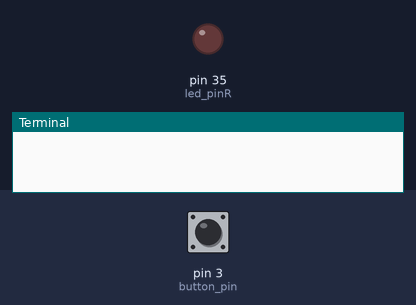
This program was run on a simulated Raspberry Pi (header pin numbers). Parts: output pins drawn as LEDs (lit = HIGH), the last lines printed to the terminal. The inputs (shaded band) are chosen by the test bench; at power-on: pin 3 (button_pin) HIGH.

Above: at 1.2 s.
1.3 s: pin 3 (button_pin) pulled LOW for 0.15 s
At 1.76 s:
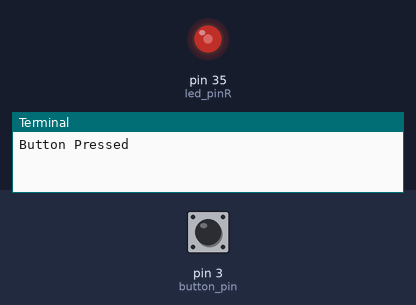
At 2.36 s:
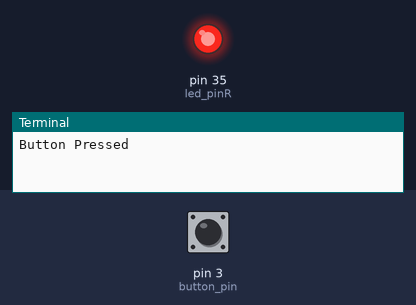
4.3 s: pin 3 (button_pin) pulled LOW for 1 s
At 5.06 s:
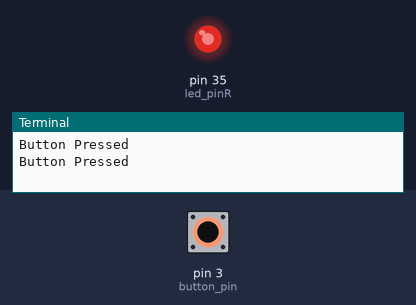
Timing chart, 0 to 7.8 s (numbered marks = the images above; inputs shaded):
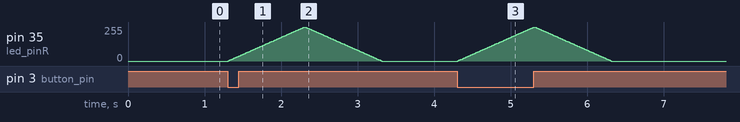

Measured:
- after the input at 1.3 s, pin 35 (led_pinR): rises from 0/255 to 255/255 in 0.99 s, then falls to 0/255 in 1.0 s
- after the input at 4.3 s, pin 35 (led_pinR): rises from 0/255 to 255/255 in 0.99 s, then falls to 0/255 in 1.0 s

The program:

GPIO_Button_LED_Example.py
```python
# coding=utf-8
import time
import RPi.GPIO as GPIO

# Raspberry Pi 3번 핀을 버튼 입력으로 사용합니다.
# 35번 핀을 LED 출력으로 사용합니다.
button_pin = 3
led_pinR = 35

# Raspberry Pi 핀 순서를 사용하도록 설정합니다.
GPIO.setmode(GPIO.BOARD)

# button_pin을 GPIO 입력으로 설정합니다.
# led_pin을 GPIO 출력으로 설정합니다.
GPIO.setup(button_pin, GPIO.IN)
GPIO.setup(led_pinR, GPIO.OUT)

# led_pin을 100Hz의 주파수로 제어하는 PWM 객체를 생성합니다.
pwm = GPIO.PWM(led_pinR, 100)
# dutycycle 은 0으로 설정하고 제어를 시작합니다.
pwm.start(0)

try:
    '''
    계속 반복해서 button_pin의 상태를 읽어
    buttonInput 변수에 저장합니다.
    '''

    while True:
        """
        button_pin 값을 읽어 buttonInput 에 저장합니다.
        """
        buttonInput = GPIO.input(button_pin)


        # 버튼이 눌려져 있는 상태인지 계속해서 확인하는 이벤트 루프
        if not buttonInput:
            print("Button Pressed")

            for t_high in range(0, 101, 1):
                """
                ChangeDutyCycle()을 호출하여 PWM 파형의 HIGH 구간을
                t_high 만큼으로 설정한다. 인자는 0.0~100.0 사이의 값을
                받을 수 있다.
                """
                pwm.ChangeDutyCycle(t_high)
                time.sleep(0.01)  # 10ms

            for t_high in range(100, -1, -1):
                pwm.ChangeDutyCycle(t_high)
                time.sleep(0.01)


except KeyboardInterrupt:
    pwm.stop()
    GPIO.cleanup()

"""
KeyboardInterrupt가 발생하면 핀 설정 상태를 초기화 합니다.
"""
```
